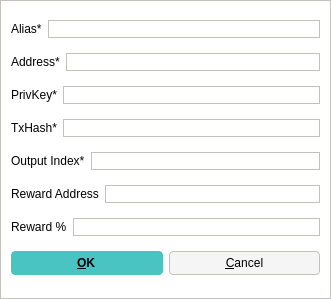
<?xml version="1.0" encoding="UTF-8"?>
<ui version="4.0">
 <class>AddEditAdrenalineNode</class>
 <widget class="QDialog" name="AddEditAdrenalineNode">
  <property name="geometry">
   <rect>
    <x>0</x>
    <y>0</y>
    <width>331</width>
    <height>299</height>
   </rect>
  </property>
  <property name="windowTitle">
   <string>Add/Edit Piratecash Node</string>
  </property>
  <property name="styleSheet">
   <string notr="true">background-color: rgb(255, 255, 255); color: rgb(0,0,0); border: 1px solid #c4c1bd;</string>
  </property>
  <property name="modal">
   <bool>true</bool>
  </property>
  <layout class="QVBoxLayout" name="verticalLayout">
   <item>
    <layout class="QHBoxLayout" name="horizontalLayout_4">
     <property name="bottomMargin">
      <number>0</number>
     </property>
     <item>
      <widget class="QLabel" name="label_4">
       <property name="styleSheet">
        <string notr="true">border: 0;</string>
       </property>
       <property name="text">
        <string>Alias*</string>
       </property>
      </widget>
     </item>
     <item>
      <widget class="QLineEdit" name="aliasLineEdit"/>
     </item>
    </layout>
   </item>
   <item>
    <layout class="QHBoxLayout" name="horizontalLayout_5">
     <property name="bottomMargin">
      <number>0</number>
     </property>
     <item>
      <widget class="QLabel" name="label_6">
       <property name="styleSheet">
        <string notr="true">border: 0;</string>
       </property>
       <property name="text">
        <string>Address*</string>
       </property>
      </widget>
     </item>
     <item>
      <widget class="QLineEdit" name="addressLineEdit"/>
     </item>
    </layout>
   </item>
   <item>
    <layout class="QHBoxLayout" name="horizontalLayout_3">
     <property name="bottomMargin">
      <number>0</number>
     </property>
     <item>
      <widget class="QLabel" name="label_5">
       <property name="styleSheet">
        <string notr="true">border: 0;</string>
       </property>
       <property name="text">
        <string>PrivKey*</string>
       </property>
      </widget>
     </item>
     <item>
      <widget class="QLineEdit" name="privkeyLineEdit"/>
     </item>
    </layout>
   </item>
   <item>
    <layout class="QHBoxLayout" name="horizontalLayout_2">
     <property name="bottomMargin">
      <number>0</number>
     </property>
     <item>
      <widget class="QLabel" name="label_2">
       <property name="styleSheet">
        <string notr="true">border: 0;</string>
       </property>
       <property name="text">
        <string>TxHash*</string>
       </property>
      </widget>
     </item>
     <item>
      <widget class="QLineEdit" name="txhashLineEdit"/>
     </item>
    </layout>
   </item>
   <item>
    <layout class="QHBoxLayout" name="horizontalLayout_8">
     <property name="bottomMargin">
      <number>0</number>
     </property>
     <item>
      <widget class="QLabel" name="label_8">
       <property name="styleSheet">
        <string notr="true">border: 0;</string>
       </property>
       <property name="text">
        <string>Output Index*</string>
       </property>
      </widget>
     </item>
     <item>
      <widget class="QLineEdit" name="outputindexLineEdit"/>
     </item>
    </layout>
   </item>
   <item>
    <layout class="QHBoxLayout" name="horizontalLayout_6">
     <property name="bottomMargin">
      <number>0</number>
     </property>
     <item>
      <widget class="QLabel" name="label_3">
       <property name="styleSheet">
        <string notr="true">border: 0;</string>
       </property>
       <property name="text">
        <string>Reward Address</string>
       </property>
      </widget>
     </item>
     <item>
      <widget class="QLineEdit" name="rewardaddressLineEdit"/>
     </item>
    </layout>
   </item>
   <item>
    <layout class="QHBoxLayout" name="horizontalLayout_7">
     <property name="bottomMargin">
      <number>0</number>
     </property>
     <item>
      <widget class="QLabel" name="label_7">
       <property name="styleSheet">
        <string notr="true">border: 0;</string>
       </property>
       <property name="text">
        <string>Reward %</string>
       </property>
      </widget>
     </item>
     <item>
      <widget class="QLineEdit" name="rewardpercentageLineEdit"/>
     </item>
    </layout>
   </item>
   <item>
    <layout class="QHBoxLayout" name="horizontalLayout_Buttons">
     <item>
      <widget class="QPushButton" name="okButton">
       <property name="styleSheet">
        <string notr="true">background-color: rgb(74, 195, 195);
color: rgb(0, 0, 0);
border-radius: 4px;
border-color:  rgb(74, 195, 195);
font-weight: 600;
padding: 4px;
padding-left: 10px;
padding-right: 12px;
icon-size: 0;</string>
       </property>
       <property name="text">
        <string>&amp;OK</string>
       </property>
      </widget>
     </item>
     <item>
      <widget class="QPushButton" name="cancelButton">
       <property name="styleSheet">
        <string notr="true">background-color: rgb(245, 245, 245);
border-radius: 4px;
border: 1px solid #c4c1bd;
font-weight: 400;
padding: 4px;
padding-left: 10px;
padding-right: 10px;</string>
       </property>
       <property name="text">
        <string>&amp;Cancel</string>
       </property>
       <property name="autoDefault">
        <bool>false</bool>
       </property>
      </widget>
     </item>
    </layout>
   </item>
  </layout>
 </widget>
 <resources/>
 <connections/>
</ui>
